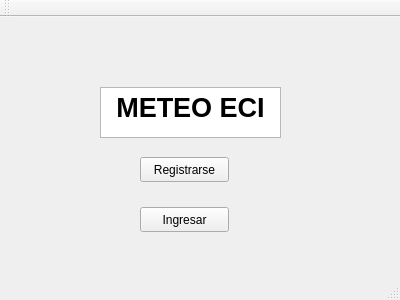
<?xml version="1.0" encoding="UTF-8"?>
<ui version="4.0">
 <class>MainWindow</class>
 <widget class="QMainWindow" name="MainWindow">
  <property name="windowModality">
   <enum>Qt::WindowModal</enum>
  </property>
  <property name="geometry">
   <rect>
    <x>0</x>
    <y>0</y>
    <width>400</width>
    <height>300</height>
   </rect>
  </property>
  <property name="windowTitle">
   <string>MainWindow</string>
  </property>
  <widget class="QWidget" name="centralWidget">
   <widget class="QPushButton" name="pushButton">
    <property name="geometry">
     <rect>
      <x>140</x>
      <y>140</y>
      <width>89</width>
      <height>25</height>
     </rect>
    </property>
    <property name="text">
     <string>Registrarse</string>
    </property>
   </widget>
   <widget class="QPushButton" name="pushButton_2">
    <property name="geometry">
     <rect>
      <x>140</x>
      <y>190</y>
      <width>89</width>
      <height>25</height>
     </rect>
    </property>
    <property name="text">
     <string>Ingresar</string>
    </property>
   </widget>
   <widget class="QTextEdit" name="textEdit">
    <property name="geometry">
     <rect>
      <x>100</x>
      <y>70</y>
      <width>181</width>
      <height>51</height>
     </rect>
    </property>
    <property name="html">
     <string>&lt;!DOCTYPE HTML PUBLIC &quot;-//W3C//DTD HTML 4.0//EN&quot; &quot;http://www.w3.org/TR/REC-html40/strict.dtd&quot;&gt;
&lt;html&gt;&lt;head&gt;&lt;meta name=&quot;qrichtext&quot; content=&quot;1&quot; /&gt;&lt;style type=&quot;text/css&quot;&gt;
p, li { white-space: pre-wrap; }
&lt;/style&gt;&lt;/head&gt;&lt;body style=&quot; font-family:'Ubuntu'; font-size:11pt; font-weight:400; font-style:normal;&quot;&gt;
&lt;p align=&quot;center&quot; style=&quot; margin-top:0px; margin-bottom:0px; margin-left:0px; margin-right:0px; -qt-block-indent:0; text-indent:0px;&quot;&gt;&lt;span style=&quot; font-size:20pt; font-weight:600;&quot;&gt;METEO ECI&lt;/span&gt;&lt;/p&gt;&lt;/body&gt;&lt;/html&gt;</string>
    </property>
   </widget>
  </widget>
  <widget class="QMenuBar" name="menuBar">
   <property name="geometry">
    <rect>
     <x>0</x>
     <y>0</y>
     <width>400</width>
     <height>22</height>
    </rect>
   </property>
  </widget>
  <widget class="QToolBar" name="mainToolBar">
   <attribute name="toolBarArea">
    <enum>TopToolBarArea</enum>
   </attribute>
   <attribute name="toolBarBreak">
    <bool>false</bool>
   </attribute>
  </widget>
  <widget class="QStatusBar" name="statusBar"/>
 </widget>
 <layoutdefault spacing="6" margin="11"/>
 <resources/>
 <connections/>
</ui>
